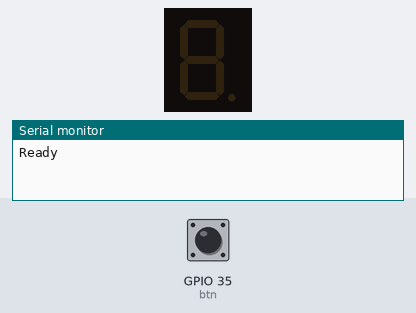
Simulated run of this sketch. Board: ESP32. On the bench: 1-digit seven-segment display, the last lines printed to the serial monitor. Wiring (inferred from the names in the program): 1-digit 7-segment display, segments lit when HIGH: segments GPIO 12, GPIO 14, GPIO 27, GPIO 26, GPIO 25, GPIO 33, GPIO 32, GPIO 13. The test bench sets the inputs (shaded band); at power-on: GPIO 35 (btn) HIGH. Random numbers use the default seed unless the sketch sets one; the segment pins are drawn as the display they are named for.

Above: at 1.2 s.
1.3 s: GPIO 35 (btn) pulled LOW for 0.15 s
At 1.9 s:
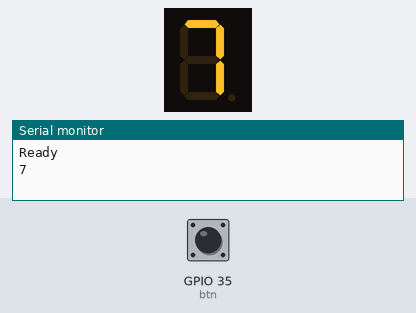
2.9 s: GPIO 35 (btn) pulled LOW for 1 s
At 4.4 s:
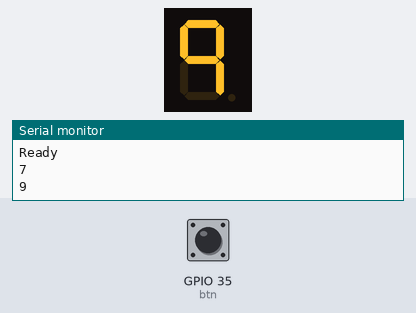
5.4 s: GPIO 35 (btn) pulled LOW for 0.15 s
At 6.2 s:
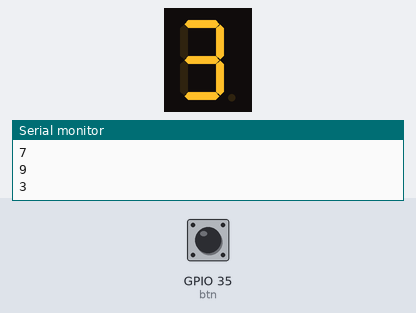
7.0 s: GPIO 35 (btn) pulled LOW for 3.2 s
At 11.4 s:
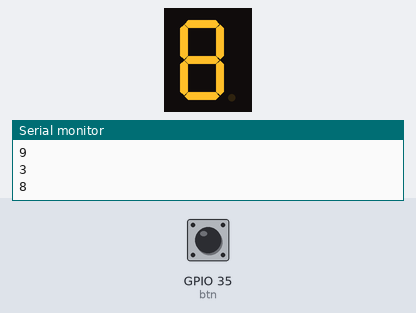
11.7 s: GPIO 35 (btn) pulled LOW for 0.15 s
At 12.2 s:
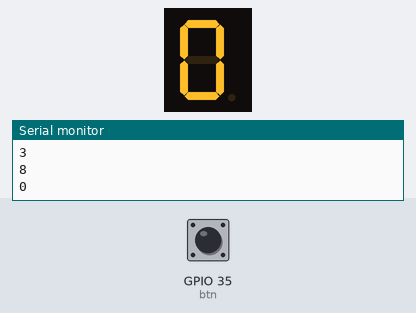
13.3 s: GPIO 35 (btn) pulled LOW for 1 s
At 14.7 s:
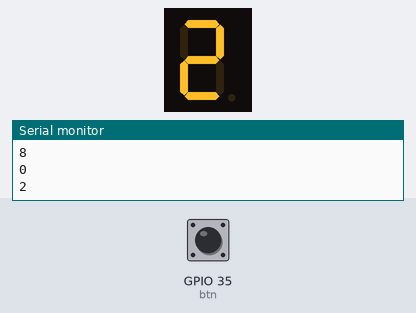
Timing chart, 0 to 16.3 s (numbered marks = the images above; inputs shaded):
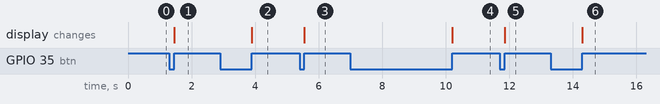

The sketch:

t2.ino
```cpp
int btn = 35, btn_Last = 0;
int segmentPins[] = { 13, 12, 14, 27, 26, 25, 33, 32 };
const byte seg_7[10] = {
  B01111110,
  B00110000,
  B01101101,
  B01111001,
  B00110011,
  B01011011,
  B01011111,
  B01110000,
  B01111111,
  B01110011
};

void display_seg(int num) {
  for (int i = 0; i < 8; i++) {
    digitalWrite(segmentPins[i], (seg_7[num] << i & 0x80) >> 7);
  }
}

void setup() {
  Serial.begin(115200);
  Serial.println("Ready");
  pinMode(btn, INPUT_PULLUP);
  for (int gpio = 0; gpio < 8; gpio++) {
    pinMode(segmentPins[gpio], OUTPUT);
  }
}
void loop() {
  int loopMillis = millis();
  if(digitalRead(btn)==HIGH) {
    if(loopMillis-btn_Last>50) {
      int rand = random(0,10);
      Serial.println(rand);
      display_seg(rand);
    }
    btn_Last = loopMillis;
  }
}
```

Measured:
- after the input at 1.3 s, the display: changes after 0.15 s (image 1)
- after the input at 2.9 s, the display: changes after 1.0 s (image 2)
- after the input at 5.4 s, the display: changes after 0.15 s (image 3)
- after the input at 7.0 s, the display: changes after 3.2 s (image 4)
- after the input at 11.7 s, the display: changes after 0.15 s (image 5)
- after the input at 13.3 s, the display: changes after 1.0 s (image 6)
